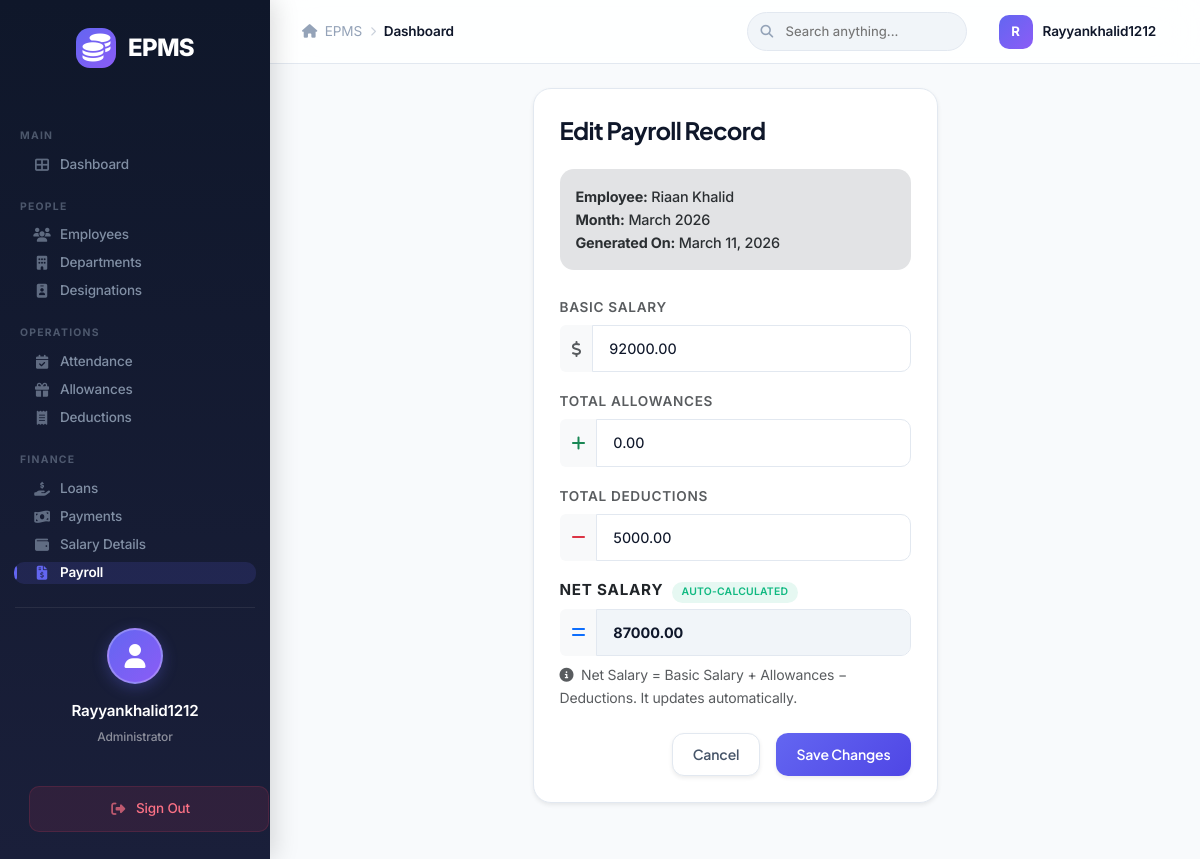
/payroll/edit/42/ (signed in), run on the app's committed database.
### core/models.py (models this page shows, shortened)
class User(AbstractUser):
    user_id = models.AutoField(primary_key=True)

class Employee(models.Model):
    STATUS_CHOICES = (
        ('Active', 'Active'),
        ('Inactive', 'Inactive'),
    )
    employee_id = models.AutoField(primary_key=True)
    first_name = models.CharField(max_length=100)
    last_name = models.CharField(max_length=100)
    email = models.EmailField(unique=True)
    phone = models.CharField(max_length=15)
    address = models.TextField()
    date_of_joining = models.DateField()
    department = models.ForeignKey(Department, on_delete=models.CASCADE)
    designation = models.ForeignKey(Designation, on_delete=models.CASCADE)
    user = models.OneToOneField(User, on_delete=models.CASCADE)
    status = models.CharField(max_length=10, choices=STATUS_CHOICES, default='Active')

class Payroll(models.Model):
    payroll_id = models.AutoField(primary_key=True)
    employee = models.ForeignKey(Employee, on_delete=models.CASCADE)
    month = models.CharField(max_length=20) # e.g., "January"
    year = models.IntegerField()
    basic_salary = models.DecimalField(max_digits=10, decimal_places=2)
    total_allowances = models.DecimalField(max_digits=10, decimal_places=2, default=0)
    total_deductions = models.DecimalField(max_digits=10, decimal_places=2, default=0)
    net_salary = models.DecimalField(max_digits=10, decimal_places=2)
    generated_date = models.DateField(default=timezone.now)

### core/views.py (the view)
# urls.py: path('payroll/edit/<int:pk>/', views.payroll_edit, name='payroll_edit'),
@login_required
def payroll_edit(request, pk):
    payroll = get_object_or_404(Payroll, pk=pk)
    if request.method == 'POST':
        form = PayrollEditForm(request.POST, instance=payroll)
        if form.is_valid():
            updated = form.save(commit=False)
            updated.net_salary = updated.basic_salary + updated.total_allowances - updated.total_deductions
            updated.save()
            messages.success(request, 'Payroll has been manually updated.')
            return redirect('payroll_list')
    else:
        form = PayrollEditForm(instance=payroll)
    context = {
        'form': form,
        'payroll': payroll,
        'employee': payroll.employee
    }
    return render(request, 'core/payroll_edit.html', context)

### core/forms.py
class PayrollEditForm(forms.ModelForm):
    class Meta:
        model = Payroll
        fields = ['basic_salary', 'total_allowances', 'total_deductions', 'net_salary']
        widgets = {
            'basic_salary': forms.NumberInput(attrs={'class': 'form-control', 'step': '0.01'}),
            'total_allowances': forms.NumberInput(attrs={'class': 'form-control', 'step': '0.01'}),
            'total_deductions': forms.NumberInput(attrs={'class': 'form-control', 'step': '0.01'}),
            'net_salary': forms.NumberInput(attrs={'class': 'form-control', 'step': '0.01'}),
        }

### templates/core/payroll_edit.html (shortened to what this page needs)
{% extends 'core/base.html' %}
{% block content %}
<div class="row justify-content-center">
    <div class="col-md-8 col-lg-6">
        <div class="card-box shadow-sm">
            <h4 class="fw-bold mb-4">Edit Payroll Record</h4>
            <div class="alert alert-secondary border-0 mb-4" style="font-size: 0.9rem;">
                <strong>Employee:</strong> {{ employee.first_name }} {{ employee.last_name }} <br>
                <strong>Month:</strong> {{ payroll.month }} {{ payroll.year }} <br>
                <strong>Generated On:</strong> {{ payroll.generated_date }}
            </div>
            <form method="post" action="{% url 'payroll_edit' payroll.payroll_id %}">
                <div class="mb-3">
                    <label class="form-label fw-semibold text-muted" style="font-size: 0.85rem;">Basic Salary</label>
                    <div class="input-group">
                        <span class="input-group-text bg-light border-0"><i class="fas fa-dollar-sign text-muted"></i></span>
                        {{ form.basic_salary }}
                    </div>
                </div>
                <div class="mb-3">
                    <label class="form-label fw-semibold text-muted" style="font-size: 0.85rem;">Total Allowances</label>
                    <div class="input-group">
                        <span class="input-group-text bg-light border-0"><i class="fas fa-plus text-success"></i></span>
                        {{ form.total_allowances }}
                    </div>
                </div>
                <div class="mb-3">
                    <label class="form-label fw-semibold text-muted" style="font-size: 0.85rem;">Total Deductions</label>
                    <div class="input-group">
                        <span class="input-group-text bg-light border-0"><i class="fas fa-minus text-danger"></i></span>
                        {{ form.total_deductions }}
                    </div>
                </div>
                <div class="mb-4">
                    <label class="form-label fw-bold text-dark" style="font-size: 0.95rem;">Net Salary <span class="badge bg-success ms-1" style="font-size: 0.65rem;">Auto-Calculated</span></label>
                    <div class="input-group">
                        <span class="input-group-text bg-light border-0"><i class="fas fa-equals text-primary"></i></span>
                        {{ form.net_salary }}
                    </div>
                    <div class="form-text mt-2"><i class="fas fa-info-circle me-1"></i> Net Salary = Basic Salary + Allowances − Deductions. It updates automatically.</div>
                </div>
                <div class="d-grid gap-2 d-md-flex justify-content-md-end">
                    <a href="{% url 'payroll_list' %}" class="btn btn-light shadow-sm me-md-2">Cancel</a>
                    <button type="submit" class="btn btn-primary shadow-sm">Save Changes</button>
                </div>
            </form>
        </div>
    </div>
</div>
{% endblock %}

### templates/core/base.html (shortened to what this page needs)
{% load static %}
<!DOCTYPE html>
<html lang="en">
<head>
    <link href="https://cdn.jsdelivr.net/npm/bootstrap@5.3.0/dist/css/bootstrap.min.css" rel="stylesheet">
    <link href="https://cdnjs.cloudflare.com/ajax/libs/font-awesome/6.4.0/css/all.min.css" rel="stylesheet">
    <link rel="stylesheet" href="{% static 'css/style.css' %}?v=8">
</head>
<body>
    {% if user.is_authenticated %}
    <div class="sidebar">
        <div class="brand">
            <div class="brand-icon"><i class="fas fa-coins"></i></div>
            <span>EPMS</span>
        </div>
        {% if user.is_staff %}
        <div class="sidebar-section-label">Main</div>
        <a href="{% url 'dashboard' %}"
            class="{% if request.resolver_match.url_name == 'dashboard' %}active{% endif %}">
            <i class="fas fa-th-large me-2"></i> Dashboard
        </a>
        <div class="sidebar-section-label">People</div>
        <a href="{% url 'employee_list' %}"
            class="">
            <i class="fas fa-users me-2"></i> Employees
        </a>
        <a href="{% url 'department_list' %}"
            class="{% if 'department' in request.resolver_match.url_name %}active{% endif %}">
            <i class="fas fa-building me-2"></i> Departments
        </a>
        <a href="{% url 'designation_list' %}"
            class="{% if request.resolver_match.url_name == 'designation_list' %}active{% endif %}">
            <i class="fas fa-id-badge me-2"></i> Designations
        </a>
        <div class="sidebar-section-label">Operations</div>
        <a href="{% url 'attendance_list' %}"
            class="{% if request.resolver_match.url_name == 'attendance_list' %}active{% endif %}">
            <i class="fas fa-calendar-check me-2"></i> Attendance
        </a>
        <a href="{% url 'allowance_list' %}"
            class="{% if request.resolver_match.url_name == 'allowance_list' %}active{% endif %}">
            <i class="fas fa-gift me-2"></i> Allowances
        </a>
        <a href="{% url 'deduction_list' %}"
            class="{% if request.resolver_match.url_name == 'deduction_list' %}active{% endif %}">
            <i class="fas fa-receipt me-2"></i> Deductions
        </a>
        <div class="sidebar-section-label">Finance</div>
        <a href="{% url 'loan_list' %}"
            class="{% if 'loan_list' == request.resolver_match.url_name %}active{% endif %}">
            <i class="fas fa-hand-holding-usd me-2"></i> Loans
        </a>
        <a href="{% url 'loan_payment_list' %}"
            class="{% if request.resolver_match.url_name == 'loan_payment_list' %}active{% endif %}">
            <i class="fas fa-money-bill-wave me-2"></i> Payments
        </a>
        <a href="{% url 'salary_list' %}"
            class="{% if request.resolver_match.url_name == 'salary_list' %}active{% endif %}">
            <i class="fas fa-wallet me-2"></i> Salary Details
        </a>
        <a href="{% url 'payroll_list' %}"
            class="{% if request.resolver_match.url_name == 'payroll_list' or request.resolver_match.url_name == 'payroll_generate' or request.resolver_match.url_name == 'payroll_edit' %}active{% endif %}">
            <i class="fas fa-file-invoice-dollar me-2"></i> Payroll
        </a>
        {% endif %}
        <div class="sidebar-footer">
            <div class="user-profile-card">
                <div class="user-avatar">
                    <i class="fas fa-user"></i>
                </div>
                <div class="user-info">
                    <span class="user-name">{{ user.username|title }}</span>
                    <span class="user-role">{% if user.is_staff %}Administrator{% else %}Employee{% endif %}</span>
                </div>
            </div>
            <a href="{% url 'logout' %}" class="btn-sidebar-logout">
                <i class="fas fa-sign-out-alt me-2"></i> Sign Out
            </a>
        </div>
    </div>
    <div class="top-navbar">
        <div class="topbar-left">
            <div class="breadcrumb-nav">
                <span class="breadcrumb-item"><i class="fas fa-home me-1"></i> EPMS</span>
                <i class="fas fa-chevron-right breadcrumb-sep"></i>
                <span class="breadcrumb-item active">{% block breadcrumb %}Dashboard{% endblock %}</span>
            </div>
        </div>
        <div class="topbar-right">
            <div class="topbar-search">
                <input type="text" placeholder="Search anything..." id="globalSearch">
            </div>
            <div class="topbar-user">
                <div class="topbar-user-avatar">{{ user.username|first|upper }}</div>
                <span class="topbar-user-name">{{ user.username|title }}</span>
            </div>
        </div>
    </div>
    <div class="main-content">
        <div class="container-fluid page-content">
            {% block content %}{% endblock %}
        </div>
    </div>
    {% else %}
    <div class="login-page">
        {% block login_content %}{% endblock %}
    </div>
    {% endif %}
</body>
</html>

### data on the page
User: username "Rayyankhalid1212", username|first "R"
Employee: first_name "Riaan", last_name "Khalid"
Payroll: month "March", year "2026", generated_date "March 11, 2026", basic_salary "92000.00", total_allowances "0.00", total_deductions "5000.00", net_salary "87000.00"
